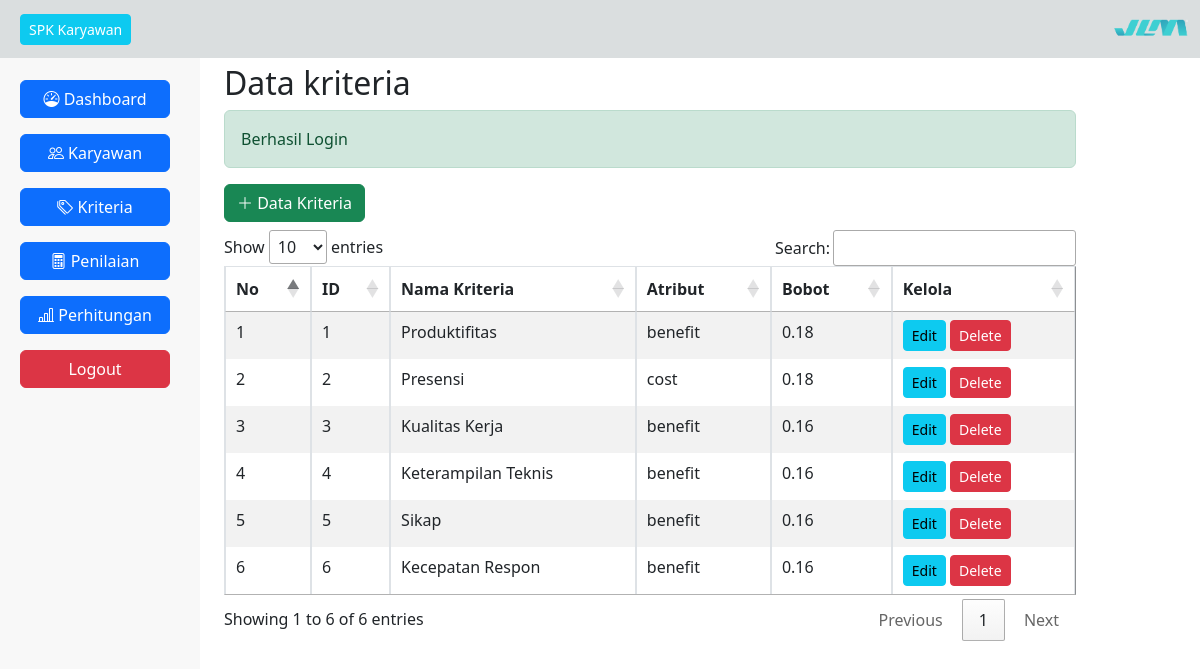
/page.php?q=kriteriaView (signed in), run on the app's committed database.
### tables this page shows
CREATE TABLE `kriteria` (
  `id_kriteria` int(11) NOT NULL,
  `nama_kriteria` varchar(100) NOT NULL,
  `atribut` varchar(100) NOT NULL,
  `bobot` decimal(3,2) NOT NULL
);

### Models/Kriteria.php (called while the page is built, shortened)
<?php
require_once 'Database.php';
class Kriteria
{
    private $db;
    function __construct()
    {
        $database = new Database();
        $this->db = $database->getConnection();
    }
    function tampil_data()
    {
        $data = mysqli_query($this->db, "SELECT * FROM kriteria");
        $row = mysqli_fetch_all($data, MYSQLI_ASSOC);
        return $row;
    }
}

### Database.php (called while the page is built, shortened)
<?php
class Database
{
    public $host = "localhost";
    public $uname = "root";
    public $pass = "";
    public $db = "penilaian_saw";
    public function getConnection()
    {
        $this->conn = mysqli_connect($this->host, $this->uname, $this->pass);
        mysqli_select_db($this->conn, $this->db);
        return $this->conn;
    }
}

### Views/kriteriaView.php (the view, shortened to what this page needs)
<?php
include 'Models/Kriteria.php';
$db = new Kriteria();
?>
<h2 class="pt-3">Data kriteria</h2>
<a href="../penilaian/page.php?q=kriteriaInput"><button class="btn btn-success"><i class="bi bi-plus-lg"></i> Data Kriteria</button></a>
<div class='table-responsive pt-2'>
    <table id="myTable" class="table table-striped table-bordered" border="1">
        <thead>
            <tr>
                <th>No</th>
                <th>ID</th>
                <th>Nama Kriteria</th>
                <th>Atribut</th>
                <th>Bobot</th>
                <th>Kelola</th>
            </tr>
        </thead>
        <tbody>
            <?php
            $no = 1;
            foreach ($db->tampil_data() as $kriteria) {
            ?>
                <tr>
                    <td><?php echo $no++; ?></td>
                    <td><?php echo $kriteria['id_kriteria'] ?></td>
                    <td><?php echo $kriteria['nama_kriteria'] ?></td>
                    <td><?php echo $kriteria['atribut'] ?></td>
                    <td><?php echo $kriteria['bobot'] ?></td>
                    <td>
                        <a href="../penilaian/page.php?q=kriteriaEdit&id_kriteria=<?php echo $kriteria['id_kriteria']; ?>"><button class="btn btn-sm btn-info">Edit</button></a>
                        <a href="../penilaian/page.php?q=kriteriaAct&id_kriteria=<?php echo $kriteria['id_kriteria']; ?>&aksi=hapus_data" onclick="return confirm('Apakah Anda yakin ingin menghapus data ini?')"><button class="btn btn-sm btn-danger">Delete</button></a>
                    </td>
                </tr>
            <?php
            }
            ?>
        </tbody>
    </table>
</div>

### data on the page
kriteria: id_kriteria "1", nama_kriteria "Produktifitas", atribut "benefit", bobot "0.18"
kriteria: id_kriteria "2", nama_kriteria "Presensi", atribut "cost", bobot "0.18"
kriteria: id_kriteria "3", nama_kriteria "Kualitas Kerja", atribut "benefit", bobot "0.16"
kriteria: id_kriteria "4", nama_kriteria "Keterampilan Teknis", atribut "benefit", bobot "0.16"
kriteria: id_kriteria "5", nama_kriteria "Sikap", atribut "benefit", bobot "0.16"
kriteria: id_kriteria "6", nama_kriteria "Kecepatan Respon", atribut "benefit", bobot "0.16"

### other printed values
$_SESSION['success'] "Berhasil Login"
